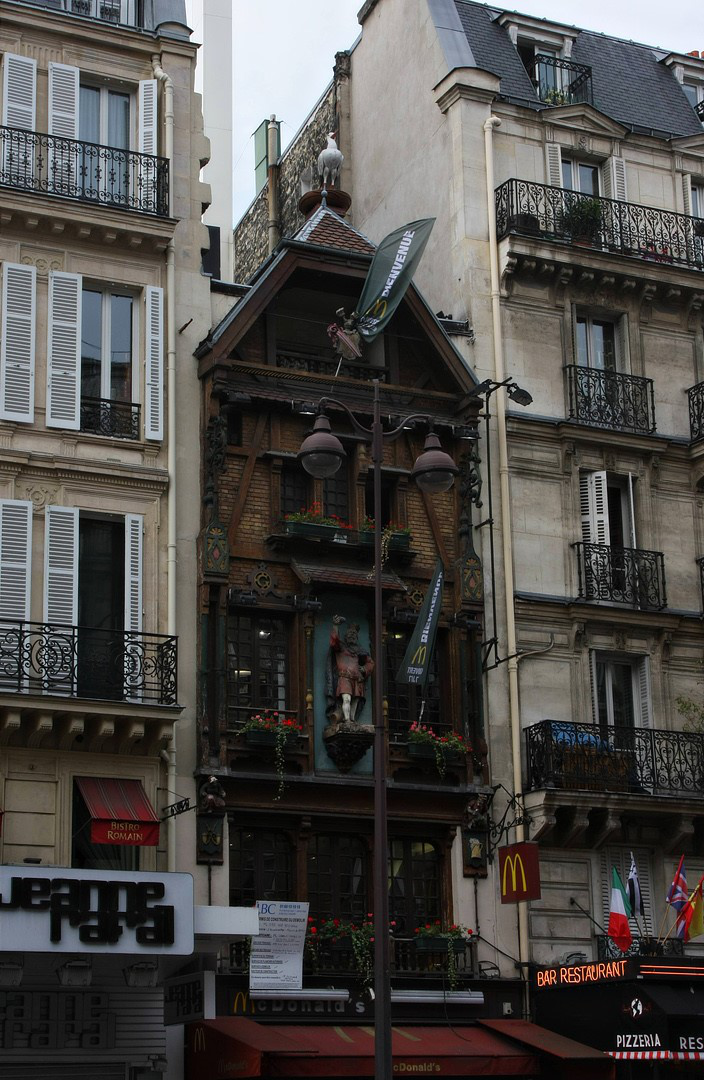
#> input picture OIIS/images/o1111.png, 704 x 1080 px
$ python lab5.py
#> lines starting #> are read from the running program, lines starting #| are printed output that depends on the picture
import cv2
import numpy as np
import matplotlib.pyplot as plt


def load_images(left_image_path, right_image_path):
    # Загрузка изображений
#> called with left_image_path = '../images/o1111.png', right_image_path = '../images/o2222.png'
    left_img = cv2.imread(left_image_path, cv2.IMREAD_GRAYSCALE)
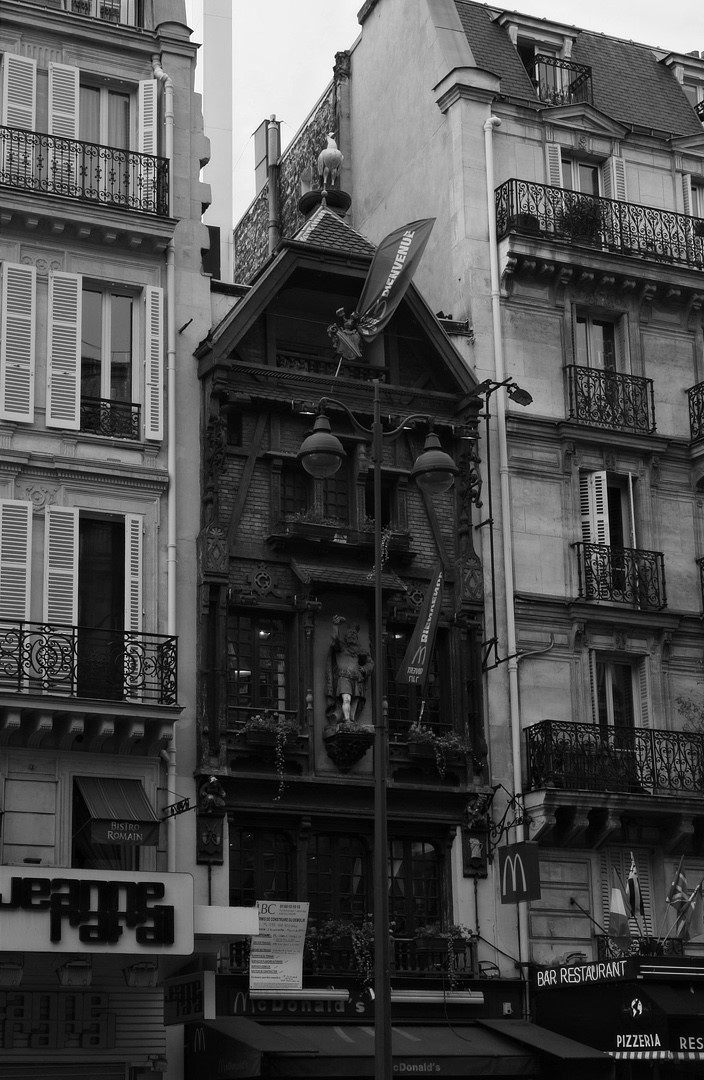
#> left_img: shape (1080, 704); min 0, max 255, mean 73.9
    right_img = cv2.imread(right_image_path, cv2.IMREAD_GRAYSCALE)
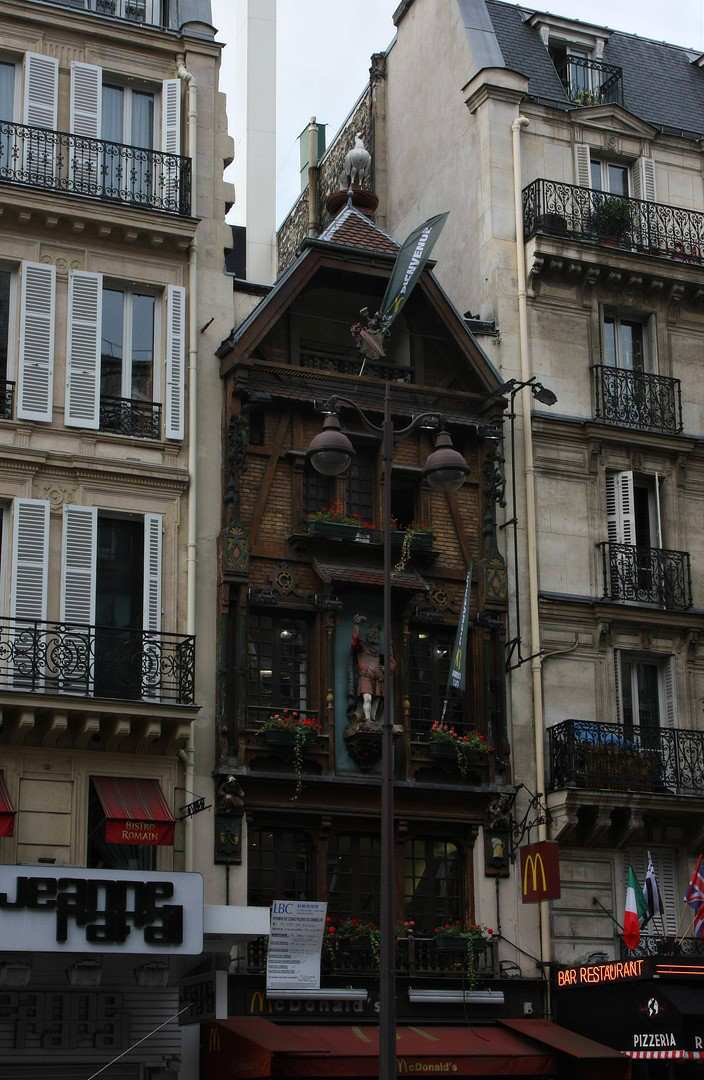
#> input picture OIIS/images/o2222.png, 704 x 1080 px
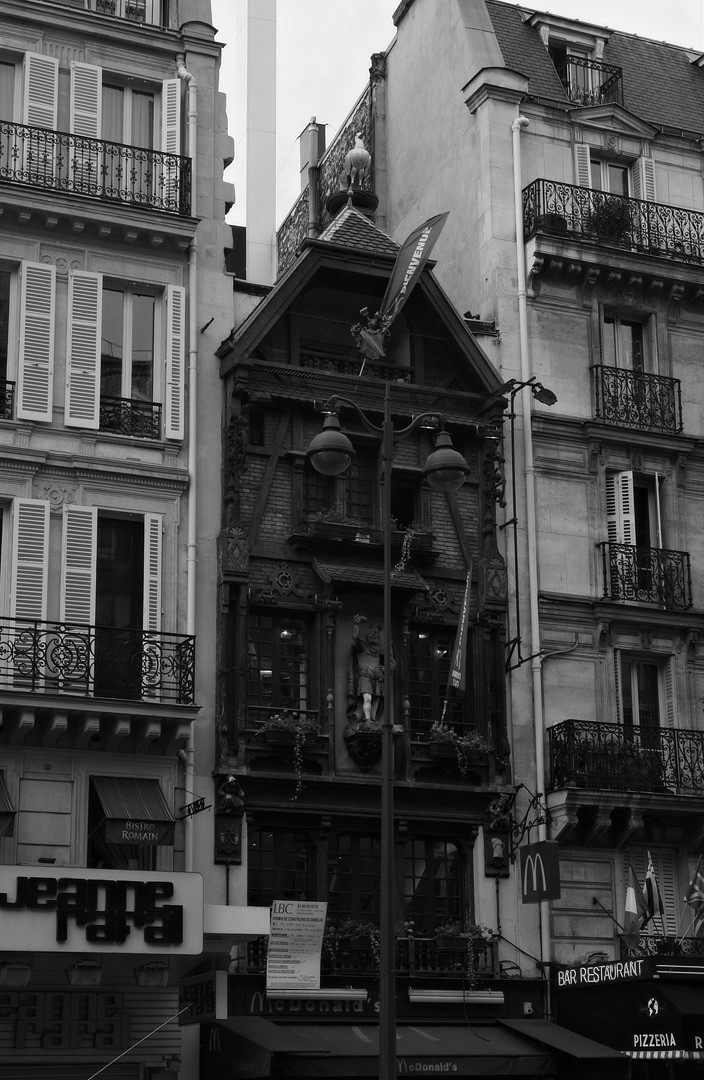
#> right_img: shape (1080, 704); min 0, max 255, mean 72.3

    if left_img is None or right_img is None:
        raise ValueError("Не удалось загрузить одно из изображений")

    return left_img, right_img


def compute_disparity_map(left_img, right_img):
    # Инициализация алгоритма для вычисления карты диспаратности
    stereo = cv2.StereoBM_create(numDisparities=16, blockSize=15)
    disparity = stereo.compute(left_img, right_img)
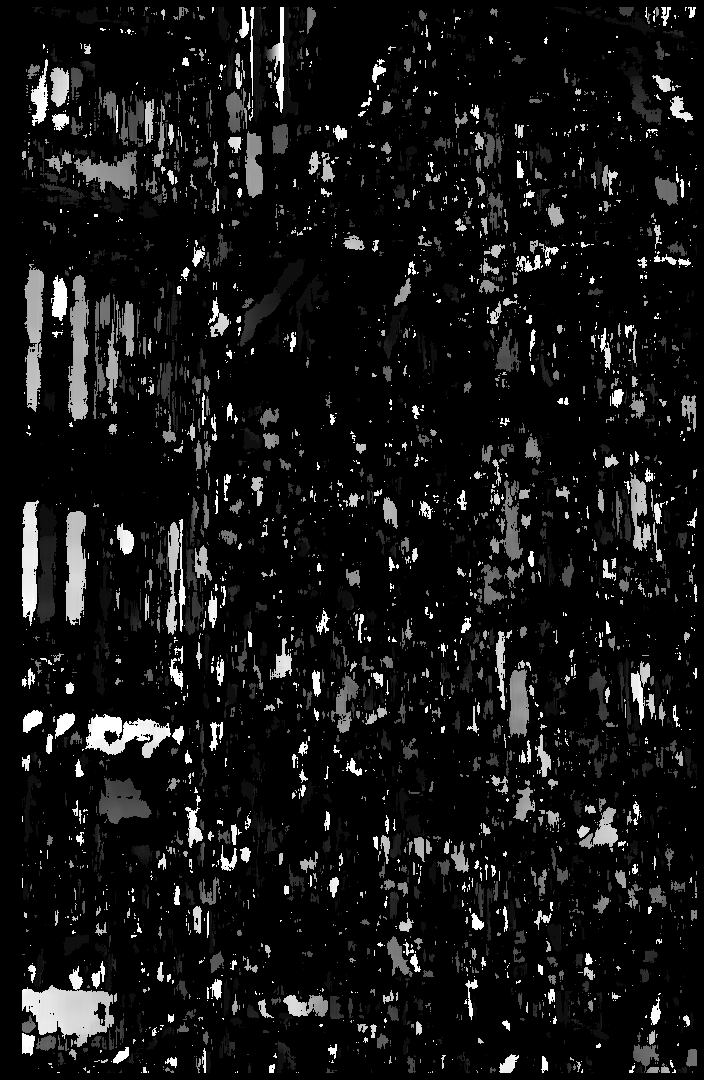
#> disparity: shape (1080, 704) int16; min -16, max 240, mean 5.7; drawn with min black and max white

    # Нормализация карты диспаратности для отображения
    disparity_normalized = cv2.normalize(disparity, None, 0, 255, cv2.NORM_MINMAX)
    disparity_normalized = np.uint8(disparity_normalized)

    return disparity_normalized


def display_stereo_image(left_img, right_img, disparity_img):
    # Отображение изображений
    plt.figure(figsize=(10, 7))

    plt.subplot(1, 3, 1)
    plt.imshow(left_img, cmap='gray')
    plt.title('Левое изображение')

    plt.subplot(1, 3, 2)
    plt.imshow(right_img, cmap='gray')
    plt.title('Правое изображение')

    plt.subplot(1, 3, 3)
    plt.imshow(disparity_img, cmap='hot')
    plt.title('Карта диспаратности')

    plt.show()


def main():
    # Пути к изображениям
    left_image_path = '../images/o1111.png'
    right_image_path = '../images/o2222.png'

    # Загрузка изображений
    left_img, right_img = load_images(left_image_path, right_image_path)

    # Вычисление карты диспаратности
    disparity_img = compute_disparity_map(left_img, right_img)

    # Отображение результатов
    display_stereo_image(left_img, right_img, disparity_img)


if __name__ == "__main__":
    main()
